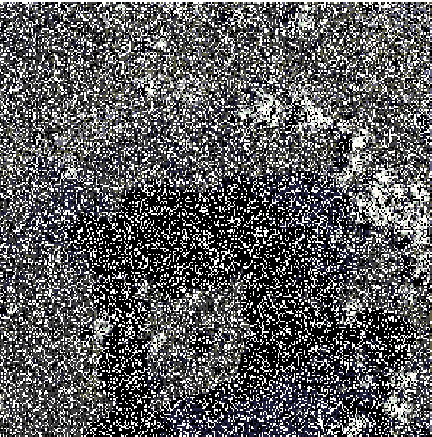
#> input picture DataSets/ImpulseNoiseImages/2.png, 432 x 437 px
$ python Master.py
#> lines starting #> are read from the running program, lines starting #| are printed output that depends on the picture
import cv2
import numpy as np
import matplotlib.pyplot as plt

def normalize_histogram(hist, target_max):
    max_freq = max(hist)
    scaling_factor = target_max / max_freq
    return [int(value * scaling_factor) for value in hist]

# Read the noisy input image (replace '2.png' with the actual image file name)
noisy_image = cv2.imread('2.png', cv2.IMREAD_GRAYSCALE)
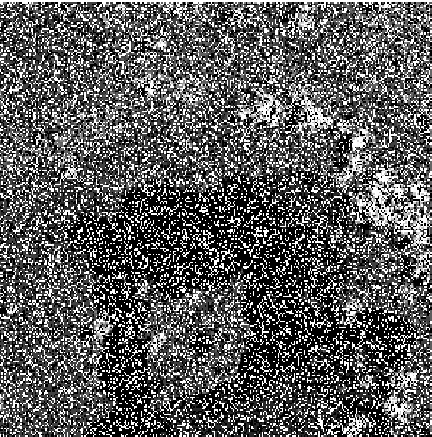
#> noisy_image: shape (437, 432); min 0, max 255, mean 92.5

# Calculate the noise histogram
noise_histogram = np.zeros(256, dtype=int)
for y in range(noisy_image.shape[0]):
    for x in range(noisy_image.shape[1]):
        pixel_value = noisy_image[y, x]
        noise_histogram[pixel_value] += 1
#> after the loop, noise_histogram = 256 values, max 71092 at index 0, min 0 at index 1, mean 737.4

# Set the target maximum frequency for all histograms
target_max_frequency = 1000  # Adjust as needed

# Normalize the histogram to have the same maximum frequency
normalized_histogram = normalize_histogram(noise_histogram, target_max_frequency)
#> in normalize_histogram, `max_freq = max(hist)`: max_freq = 71092
#> in normalize_histogram, `scaling_factor = target_max / max_freq`: scaling_factor = 0.0141
#> normalized_histogram = 256 values, max 999 at index 0, min 0 at index 1, mean 10.35

# Display the noisy image
plt.figure(figsize=(8, 6))
plt.subplot(2, 1, 1)
plt.imshow(noisy_image, cmap='gray')
plt.title('Noisy Image')

# Display the histogram
plt.subplot(2, 1, 2)
plt.bar(range(256), normalized_histogram, width=1, color='blue')
plt.title('Normalized Histogram of Noisy Image')
plt.xlabel('Pixel Value')
plt.ylabel('Frequency')

# Show the plots
plt.tight_layout()
plt.show()
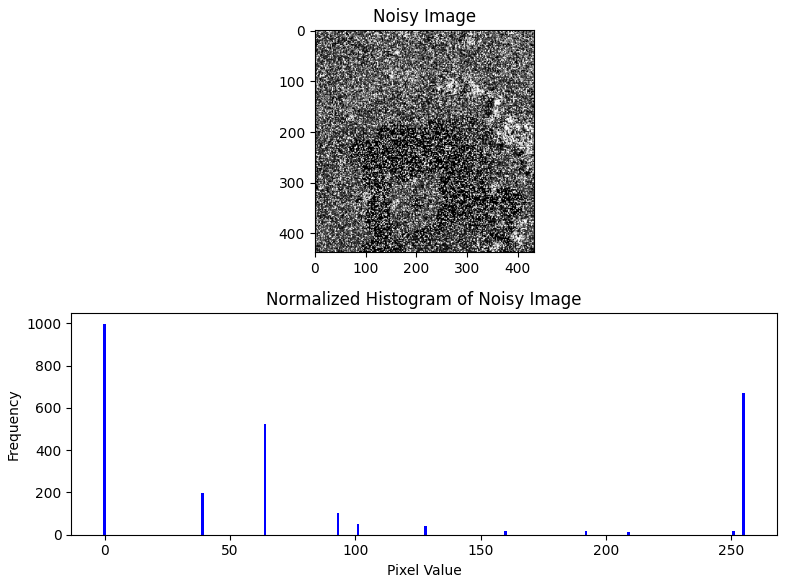
#> figure drawn by matplotlib, 2 panels; panel 2: tallest bar 999 high, from x = -0.5 to 0.5

$ run again, with DataSets/ImpulseNoiseImages/1.png copied over DataSets/ImpulseNoiseImages/2.png
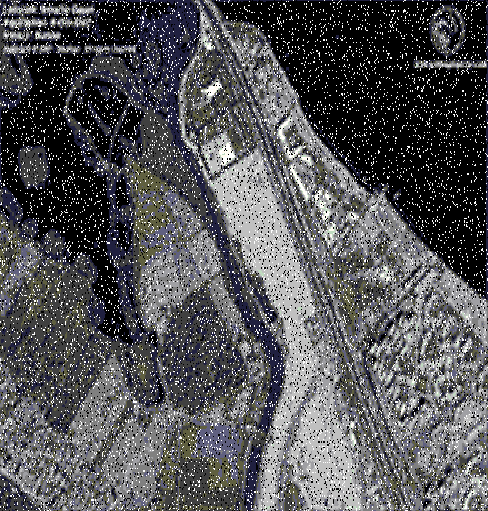
#> input picture DataSets/ImpulseNoiseImages/1.png, 488 x 511 px
#> `noisy_image = cv2.imread('2.png', cv2.IMREAD_GRAYSCALE)`:
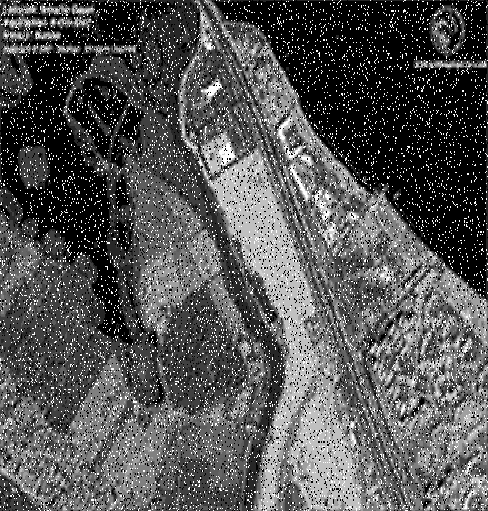
#> noisy_image: shape (511, 488); min 0, max 255, mean 84.5
#> after the loop `for y in range(noisy_image.shape[0]):`: noise_histogram = 256 values, max 73121 at index 0, min 0 at index 1, mean 974.1
#> max_freq = 73121
#> scaling_factor = 0.0137
#> normalized_histogram = 256 values, max 1000 at index 0, min 0 at index 1, mean 13.3
#> `plt.show()`:
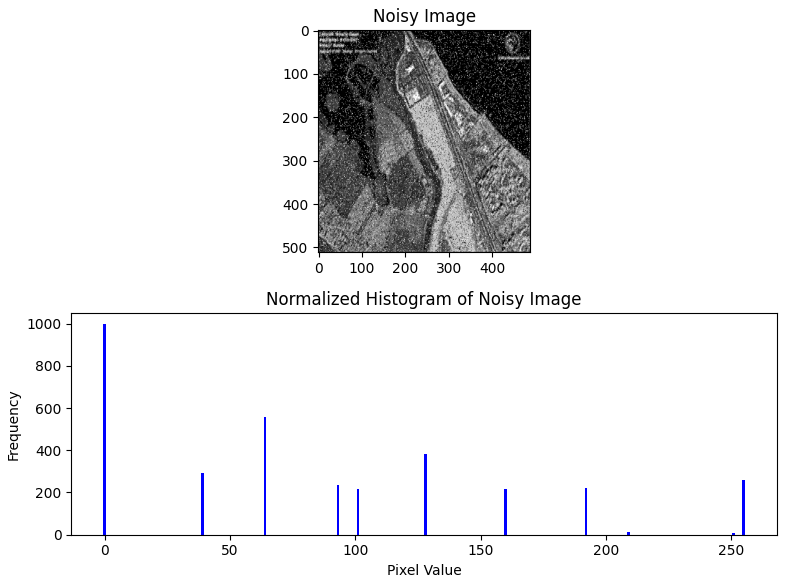
#> figure drawn by matplotlib, 2 panels; panel 2: tallest bar 1000 high, from x = -0.5 to 0.5

$ run again, with DataSets/ImpulseNoiseImages/5.png copied over DataSets/ImpulseNoiseImages/2.png
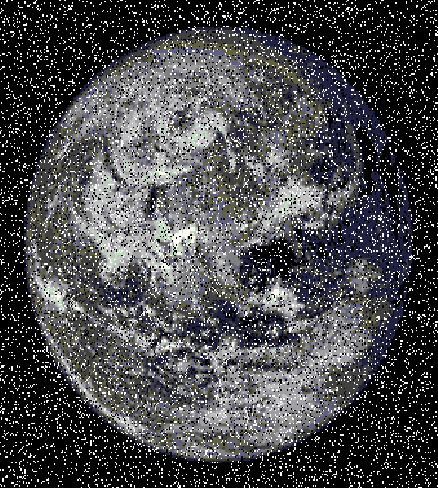
#> input picture DataSets/ImpulseNoiseImages/5.png, 438 x 488 px
#> `noisy_image = cv2.imread('2.png', cv2.IMREAD_GRAYSCALE)`:
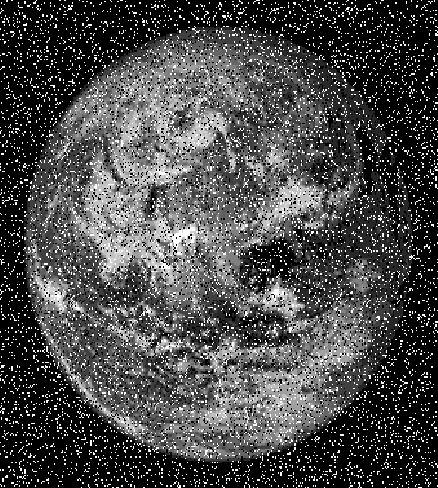
#> noisy_image: shape (488, 438); min 0, max 255, mean 73.4
#> after the loop `for y in range(noisy_image.shape[0]):`: noise_histogram = 256 values, max 90591 at index 0, min 0 at index 1, mean 834.9
#> max_freq = 90591
#> scaling_factor = 0.011
#> normalized_histogram = 256 values, max 999 at index 0, min 0 at index 1, mean 9.19
#> `plt.show()`:
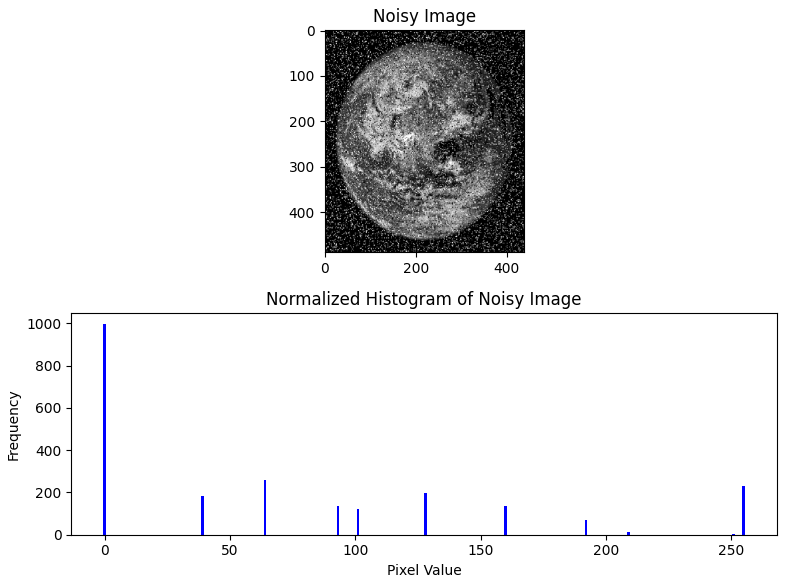
#> figure drawn by matplotlib, 2 panels; panel 2: tallest bar 999 high, from x = -0.5 to 0.5
